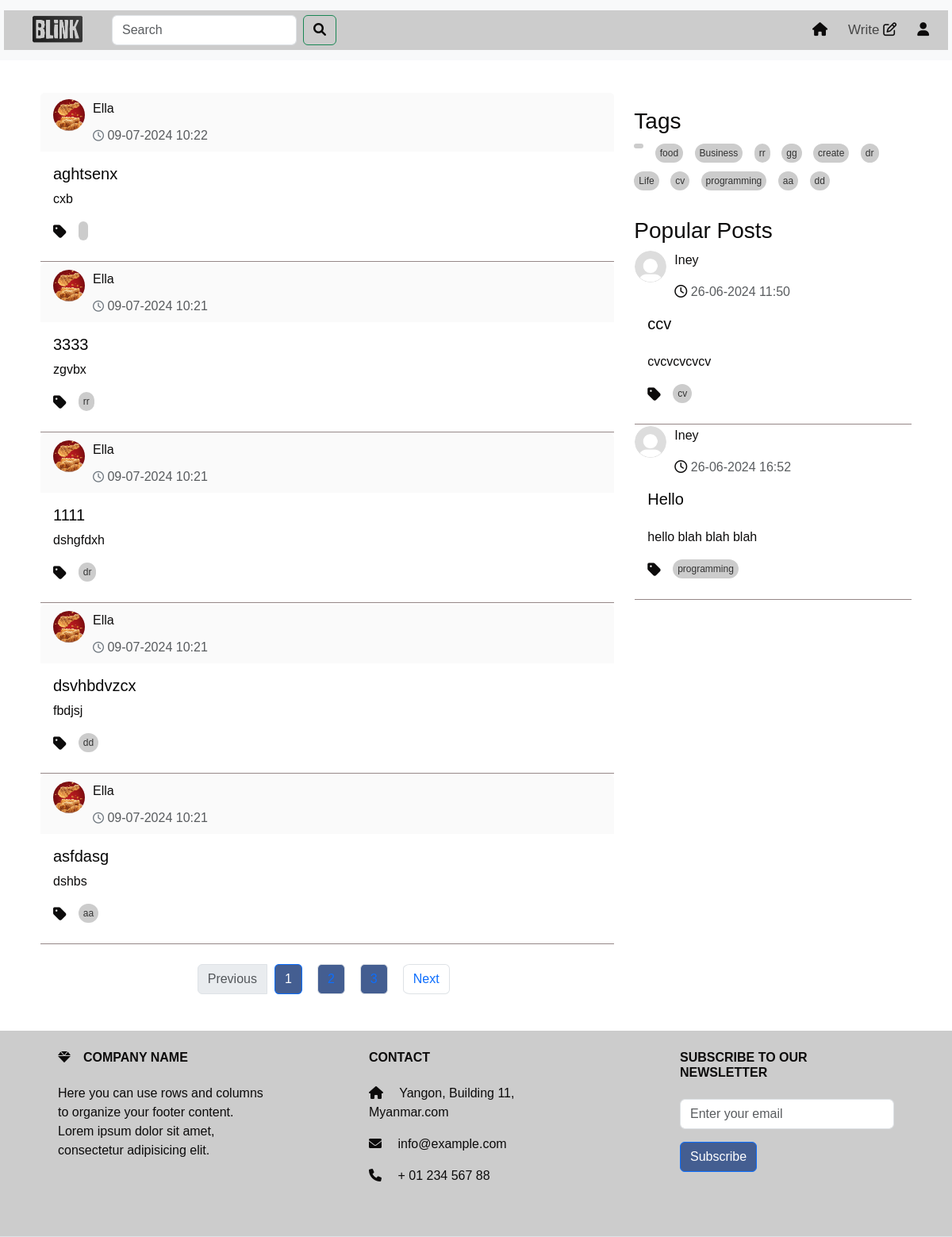
The app's page /home (signed in) with its own data.
### models.py (models this page shows, shortened)
class Post(db.Model):
    id = db.Column(db.Integer, primary_key=True)
    title = db.Column(db.Text())
    content = db.Column(db.Text())
    tag = db.Column(db.Text(), nullable=False)
    user_id = db.Column(db.Integer, db.ForeignKey('user.id'), nullable=False)
    created_date = db.Column(db.DateTime,default=datetime.datetime.now)
    likes = db.Column(db.Integer, default=0)
    meta = db.Column(db.Text, nullable=True)
    comments = db.relationship('Comment', backref='post',cascade="all, delete", lazy=True)

class User(UserMixin,db.Model):
    id = db.Column(db.Integer, primary_key=True)
    username = db.Column(db.String(50), unique=True)
    email =db.Column(db.String(50), unique=True)
    password = db.Column(db.String(100))
    bio = db.Column(db.String(50))
    profile_picture = db.Column(db.String(250))
    posts = db.relationship('Post', backref='author', lazy=True)
    comments = db.relationship('Comment', backref='author', lazy=True)

### route.py (the view)
@app.route('/home',methods=['GET', 'POST'])
@login_required
def home(limit=2):
    page = request.args.get('page', 1, type=int)
    per_page = 5  # Number of posts per page
    post = get_posts(page, per_page)  # Assuming you have a function to get paginated posts
    unique_tags = list(set(tag for tag, in Post.query.with_entities(Post.tag).distinct().limit(15)))
    popular_posts = Post.query.order_by(Post.likes.desc()).limit(limit).all()
    forms=SearchForm()
    query = forms.search.data
    if forms.validate_on_submit():
         search_results = Post.query.filter(Post.title.ilike(f'%{query}%')).all()
         return render_template('search_results.html' ,post=post, search_results =search_results ,
                                form = forms ,popular_posts = popular_posts,tags=unique_tags)
    return render_template("home.html", post=post ,form=forms  ,popular_posts = popular_posts,tags=unique_tags)

### forms.py
class SearchForm(FlaskForm):
    search = StringField('Search ', validators=[DataRequired()])
    submit = SubmitField('Search')

### route.py (called while the page is built)
@login_manager.user_loader
def loader_user(user_id):
    return User.query.get(user_id)

def get_posts(page, per_page, tag=None):
    if tag:
        return Post.query.filter(Post.tag.in_([tag])).paginate(page=page, per_page=per_page, error_out=False)
    return Post.query.order_by(Post.created_date.desc()).paginate(page=page, per_page=per_page, error_out=False)

### templates/home.html (shortened to what this page needs)
<!DOCTYPE html>
<html lang="en">
  <head>
    <link
      href="https://cdn.jsdelivr.net/npm/bootstrap@5.3.3/dist/css/bootstrap.min.css"
      rel="stylesheet"
    />
    <link
      href="https://cdnjs.cloudflare.com/ajax/libs/font-awesome/6.0.0-beta3/css/all.min.css"
      rel="stylesheet"
    />
    <link
      rel="stylesheet"
      href="https://cdnjs.cloudflare.com/ajax/libs/font-awesome/5.15.4/css/all.min.css"
    />
    <link
      href="https://cdnjs.cloudflare.com/ajax/libs/font-awesome/6.0.0-beta3/css/all.min.css"
      rel="stylesheet"
    />
    <link
      href="https://cdn.jsdelivr.net/npm/bootstrap@5.3.3/dist/css/bootstrap.min.css"
      rel="stylesheet"
    />
    <link
      href="https://cdnjs.cloudflare.com/ajax/libs/font-awesome/6.0.0-beta3/css/all.min.css"
      rel="stylesheet"
    />
    <link rel="stylesheet" href="/static/home.css" />
    <link rel="stylesheet" href="/static/topnav.css" />
  </head>
  <body>
    {% include 'topnav.html' %}
    <div class="container">
      <div class="row">
        <div class="col-sm-8">
          <div id="posts-container">
            {% for post in post.items %}
            <div class="card">
              <div
                class="card-header d-flex justify-content-between align-items-center"
              >
                <div class="profile-image">
                  <a
                    class="nav-link"
                    href="{{ url_for('profile',user_id=post.user_id) }}"
                    ><img
                      src="{{ url_for('static', filename='/photo/user_profile/'+post.author.profile_picture) }}"
                      width="60"
                      height="60"
                      alt=""
                  /></a>
                  <div style="width: 300px">
                    <p id="name">
                      <a
                        class="nav-link"
                        href="{{ url_for('profile',user_id=post.user_id) }}"
                        >{{post.author.username}}</a
                      >
                    </p>
                    <p class="text-muted mb-0">
                      <i class="fa-regular fa-clock"></i>
                      {{post.created_date.strftime('%d-%m-%Y %H:%M')}}
                    </p>
                  </div>
                </div>
              </div>
              <div class="card-body">
                <a
                  class="nav-link"
                  href="{{ url_for('full_post',post_id=post.id) }}"
                >
                  <h5 class="card-title">{{post.title}}</h5>
                  <p>
                    {{post.meta}}
                  </p>
                  <div class="tags-container">
                    <ul class="list-group list-group-horizontal">
                      <i class="fas fa-tag"></i>
                      <a
                        href="{{ url_for('home_tag',tag=post.tag ) }}"
                        class="tag"
                        >{{post.tag}}
                      </a>
                    </ul>
                  </div>
                </a>
              </div>
              <div
                class="card-end"
                style="border-bottom: #958787 solid 1px"
              ></div>
            </div>
            {% endfor %}
          </div>
          <nav aria-label="Page navigation" class="mt-4">
            <ul class="pagination justify-content-center" style="gap: 10px">
              <li
                class="page-item {% if not post.has_prev %}disabled{% endif %}"
              >
                {% if post.has_prev %}
                <a class="page-link" href="?page={{ post.prev_num }}"
                  >Previous</a
                >
                {% else %}
                <span class="page-link">Previous</span>
                {% endif %}
              </li>
              {% for page_num in post.iter_pages() %} {% if page_num %}
              <li
                class="page-item {% if post.page == page_num %}active{% endif %}"
              >
                <a
                  class="page-link"
                  href="?page={{ page_num }}"
                  style="background-color: #445e91"
                  >{{ page_num }}</a
                >
              </li>
              {% else %}
              <li class="page-item disabled">
                <span class="page-link">...</span>
              </li>
              {% endif %} {% endfor %}
              <li
                class="page-item {% if not post.has_next %}disabled{% endif %}"
              >
                {% if post.has_next %}
                <a class="page-link" href="?page={{ post.next_num }}">Next</a>
                {% else %}
                <span class="page-link">Next</span>
                {% endif %}
              </li>
            </ul>
          </nav>
        </div>
        {% include 'sidenav.html' %}
      </div>
    </div>
    {% include 'footer.html' %}
  </body>
</html>

### templates/sidenav.html (shortened to what this page needs)
<!DOCTYPE html>
<html lang="en">
  <head>
    <link
      href="https://cdn.jsdelivr.net/npm/bootstrap@5.3.3/dist/css/bootstrap.min.css"
      rel="stylesheet"
    />
    <link
      href="https://cdnjs.cloudflare.com/ajax/libs/font-awesome/6.0.0-beta3/css/all.min.css"
      rel="stylesheet"
    />
    <link
      rel="stylesheet"
      href="https://cdnjs.cloudflare.com/ajax/libs/font-awesome/5.15.4/css/all.min.css"
    />
    <link
      href="https://cdnjs.cloudflare.com/ajax/libs/font-awesome/6.0.0-beta3/css/all.min.css"
      rel="stylesheet"
    />
    <link rel="stylesheet" href="/static/home.css" />
  </head>
  <body>
    <div class="col-sm-4" id="right-column">
      <div class="tags-section">
        <h3>Tags</h3>
        <div class="tags-container">
          {% if tags %} {% for tag in tags %}
          <a href="{{ url_for('home_tag',tag=tag ) }}" class="tag">{{ tag }}</a>
          {% endfor %} {% else %}
          <p>No tags available</p>
          {% endif %}
        </div>
      </div>
      <div class="mt-4">
        <h3>Popular Posts</h3>
        {% for popular_post in popular_posts %}
        <div class="card">
          <div>
            <div class="profile-image">
              <a
                class="nav-link"
                href="{{ url_for('profile',user_id=popular_post.user_id) }}"
                ><img
                  src="{{ url_for('static', filename='/photo/user_profile/'+popular_post.author.profile_picture) }}"
                  width="60"
                  height="60"
                  alt=""
              /></a>
              <div style="width: 300px">
                <p id="name">
                  <a
                    class="nav-link"
                    href="{{ url_for('profile',user_id=popular_post.user_id) }}"
                    >{{popular_post.author.username}}</a
                  >
                </p>
                <p class="text-muted mb-0">
                  <i class="fa-regular fa-clock"></i>
                  {{popular_post.created_date.strftime('%d-%m-%Y %H:%M')}}
                </p>
              </div>
            </div>
          </div>
          <div class="card-body">
            <a
              class="nav-link"
              href="{{ url_for('full_post',post_id=popular_post.id) }}"
            >
              <h5 class="card-title" id="popular">{{popular_post.title}}</h5>
              <p class="card-text" id="card-description">
                {{popular_post.meta |safe }}
              </p>
              <div class="tags-container">
                <ul class="list-group list-group-horizontal">
                  <i class="fas fa-tag"></i>
                  <a
                    href="{{ url_for('home_tag',tag=popular_post.tag ) }}"
                    class="tag"
                    >{{popular_post.tag}}</a
                  >
                </ul>
              </div>
            </a>
          </div>
          <div class="card-end" style="border-bottom: #958787 solid 1px"></div>
        </div>
        {% endfor %}
      </div>
    </div>
  </body>
</html>

### static/home.css (style rules this page uses)
* { color: #0c0b0b; font-family: sans-serif; margin: 0; padding: 0; box-sizing: border-box; }
.container { background: #fff; padding: 20px; margin-top: 20px; z-index: 1; }
.card { color: #070707; border-color: #ffffff; background-color: #ffffff; }
.card-header { padding: 10px; background-color: #fafafa; border-bottom: 1px solid #ccc; display: flex; align-items: center; border-bottom: none !important; }
.card-header { display: flex; flex-direction: row; justify-content: space-between; align-items: center; padding: 0.5rem 1rem; }
.profile-image { margin-right: 10px; }
.profile-image img { border-radius: 50%; width: 40px; height: 40px; }
.card-header p { margin: 0; }
.card-header i { margin: 0; font-size: 14px; color: #6c757d; }
.card-body { background-color: #ffffff; }
.card-text { overflow: hidden; text-overflow: ellipsis; display: -webkit-box; -webkit-line-clamp: 3; -webkit-box-orient: vertical; transition: -webkit-line-clamp 0.5s ease; }
.profile-image { float: left; display: flex; justify-content: center; margin-right: 1rem; }
.profile-image img { border-radius: 50%; }
#right-column { position: -webkit-sticky; position: sticky; top: 0; height: 100vh; overflow-y: auto; padding-top: 20px; }
ul { display: flex; }
#right-column { position: -webkit-sticky; position: sticky; top: 0; height: 100vh; overflow-y: hidden; padding-top: 20px; z-index: 1; }
.tags-container { margin-top: 10px; }
.fa-tag { font-size: 1.2em; margin-right: 5px; vertical-align: middle; }
.tags-container .tag { background-color: #ccc; color: #333; padding: 3px 6px; margin-right: 10px; border-radius: 20px; text-decoration: none; font-size: 12px; display: inline-block; }

### static/topnav.css (style rules this page uses)
* { color: #0c0b0b; font-family: sans-serif; margin: 0; padding: 0; box-sizing: border-box; }
.container { background: #fff; padding: 20px; margin-top: 20px; z-index: 1; }
.d-flex { padding-left: 20px; background-color: #ccc; }
.row a { border-radius: 15%; margin-bottom: 10px; margin-right: 10px; }

### records on screen
Post: profile_picture (picture), author.username "Ella", created_date "09-07-2024 10:22", title "aghtsenx", meta "cxb"
Post: profile_picture (picture), author.username "Ella", created_date "09-07-2024 10:21", title "3333", meta "zgvbx", tag "rr"
Post: profile_picture (picture), author.username "Ella", created_date "09-07-2024 10:21", title "1111", meta "dshgfdxh", tag "dr"
Post: profile_picture (picture), author.username "Ella", created_date "09-07-2024 10:21", title "dsvhbdvzcx", meta "fbdjsj", tag "dd"
Post: profile_picture (picture), author.username "Ella", created_date "09-07-2024 10:21", title "asfdasg", meta "dshbs", tag "aa"
Post: profile_picture (placeholder picture), author.username "Iney", created_date "26-06-2024 11:50", title "ccv", meta "cvcvcvcvcv", tag "cv"
Post: profile_picture (placeholder picture), author.username "Iney", created_date "26-06-2024 16:52", title "Hello", meta "hello blah blah blah", tag "programming"

### other values on screen
{{ page_num }} "1"
{{ tag }} "food" "Business" "rr" "gg" "create" "dr" "Life" "cv" "programming" "aa" "dd"
